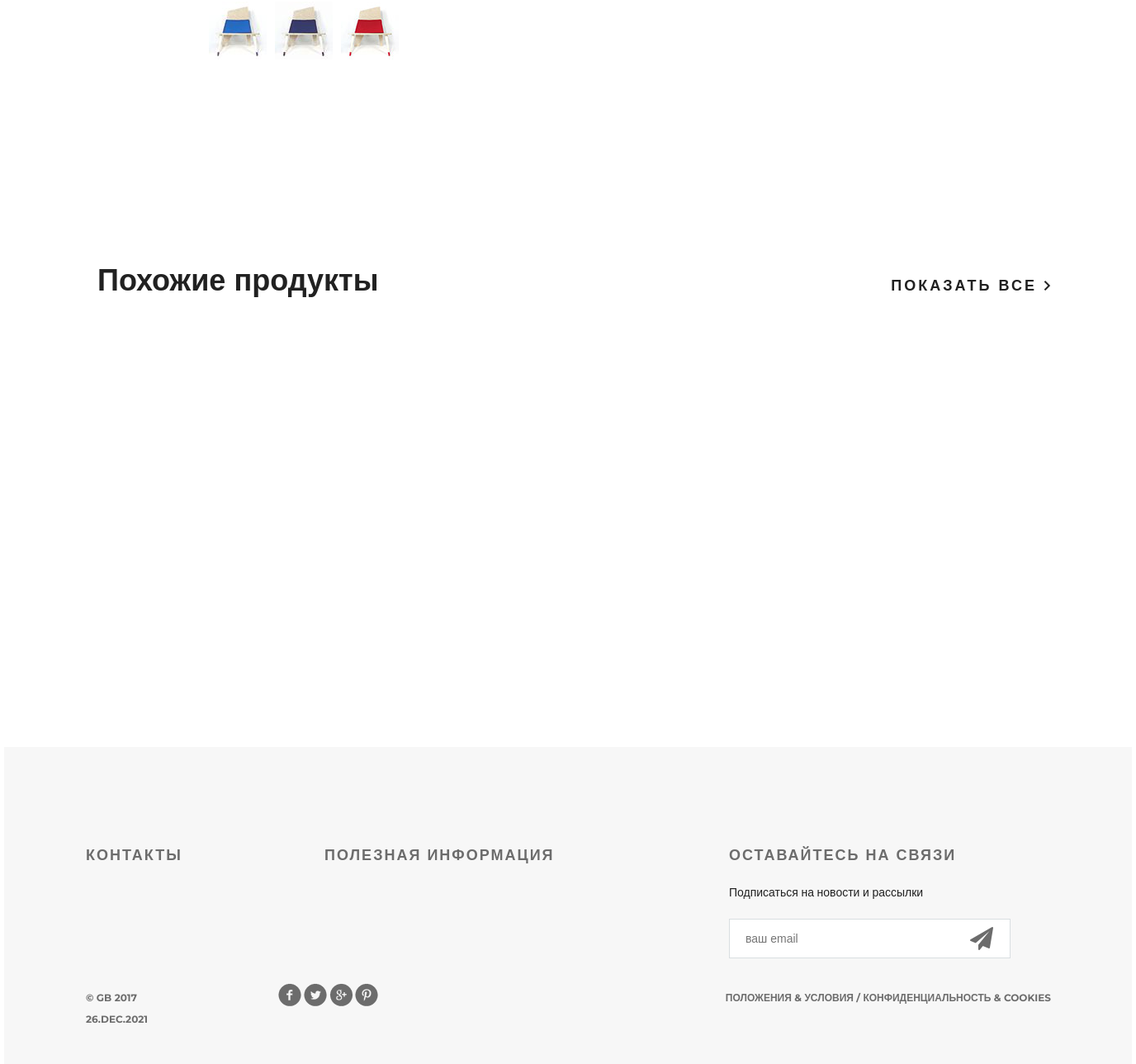
Before: /products/ (lower part) with the older database file.
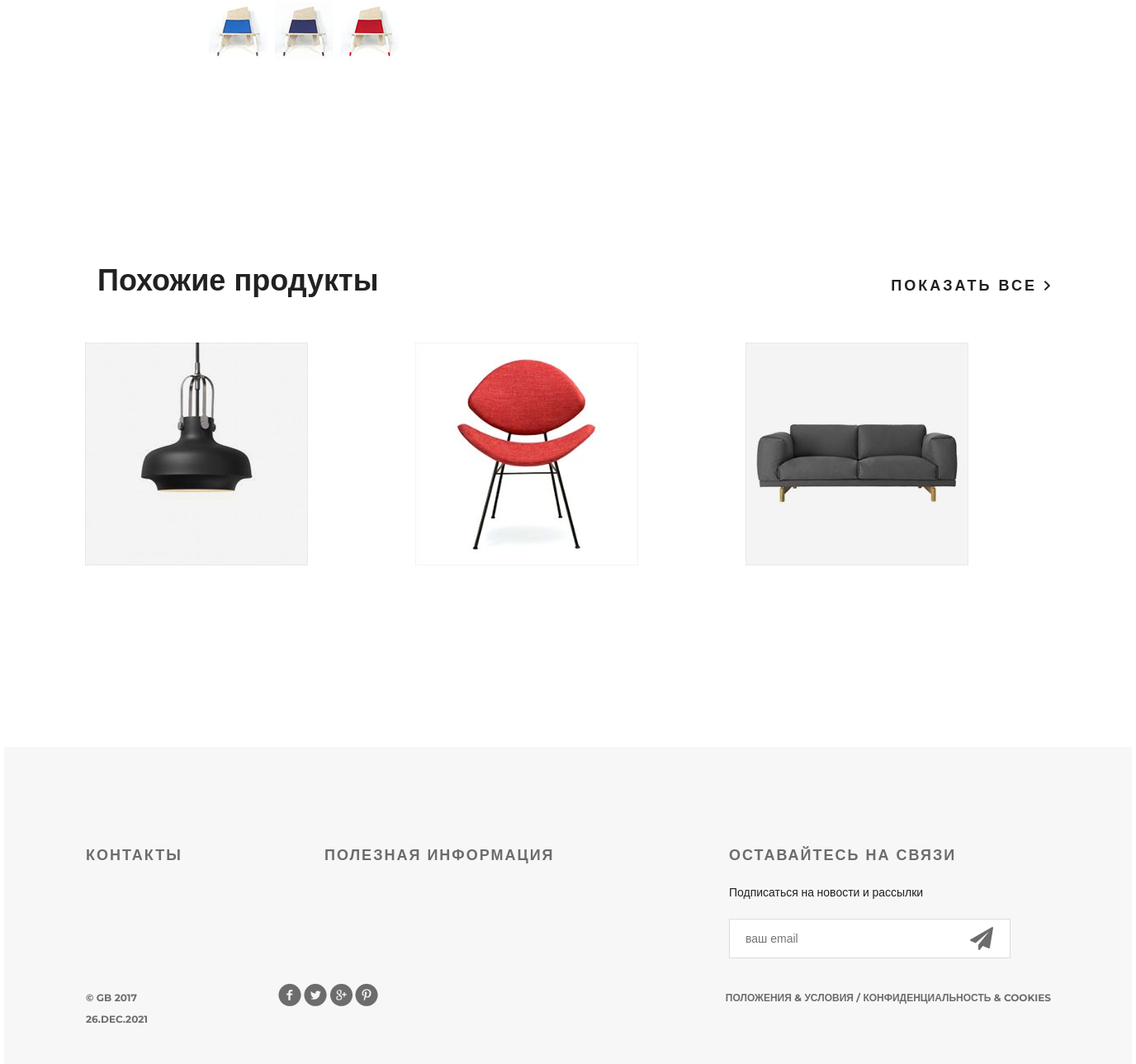
After: the same page with the newer database file.
### mainapp/models.py (models this page shows, shortened)
class Product(models.Model):
    category = models.ForeignKey(
        ProductCategory, on_delete=models.SET_NULL, null=True)
    name = models.CharField(verbose_name='имя продукта', max_length=128)
    image = models.ImageField(upload_to='products_images', blank=True)
    short_desc = models.CharField(
        verbose_name='краткое описание продукта',
        max_length=64,
        blank=True)
    description = models.TextField(
        verbose_name='описание продукта',
        blank=True)
    price = models.DecimalField(
        verbose_name='цена продукта',
        max_digits=8,
        decimal_places=2,
        default=0)
    quantity = models.PositiveIntegerField(
        verbose_name='количество продукта',
        default=0)

### mainapp/views.py (the view, shortened to what this page needs)
# urls.py: path('products/', mainapp_views.products, name='products'),
def products(request, pk=None):
    basket = []
    if request.user.is_authenticated:
        basket = Basket.objects.filter(user=request.user)
    category_all_products = {'name': 'все', 'id': 9999}
    categories = [category_all_products,
                  *ProductCategory.objects.all()]
    all_products = Product.objects.all()
    selected_category = ProductCategory.objects.filter(id=pk)
    products = Product.objects.all()
    content = {
        'title': 'Продукты',
        'main_menu': main_menu,
        'product_categories': categories,
        'products': products,
        'selected_category': selected_category,
        'same_products': all_products[:3],
        'basket': basket,
    }
    if pk:
        return render(request, 'mainapp/category.html', content)
    return render(request, 'mainapp/products.html', content)

### mainapp/templates/mainapp/products.html (shortened to what this page needs)
{% extends 'mainapp/base.html' %}
{% load static %}
{% block content %}
		<div class="details">
			<div class="details-products">
				<div class="details-slider">
					<div class="slider-control">
						<div class="block">
							<a href="#"><img src="{% static 'img/controll.jpg' %}" alt="">
							</a>
						</div>
						<div class="block">
							<a href="#"><img src="{% static 'img/controll1.jpg' %}" alt="">
							</a>
						</div>
						<div class="block">
							<a href="#"><img src="{% static 'img/controll2.jpg' %}" alt="">
							</a>
						</div>
					</div>
				</div>
			</div>
			<div class="related">
				<div class="title clearfix">
					<h2>Похожие продукты</h2>
					<a class="explore" href="#">показать все <img src="{% static 'img/arrow.png' %}" alt=""></a>
				</div>
				<div class="related-products clearfix">
					{% include 'mainapp/includes/inc_same_products.html' %}
				</div>
			</div>
		</div>
		<div class="clr"></div>
{% endblock content %}

### mainapp/templates/mainapp/includes/inc_same_products.html (shortened to what this page needs)
{% load static %}
{% for product in same_products %}
<div class="block">
    <a href="#"><img src="/media/{{product.image}}" alt="">
    </a>
</div>
{% endfor %}

Changed rows visible on the page:
now on this page (row edited): Product: image (picture)
now on this page (row edited): Product: image (picture)
now on this page (row edited): Product: image (picture)
